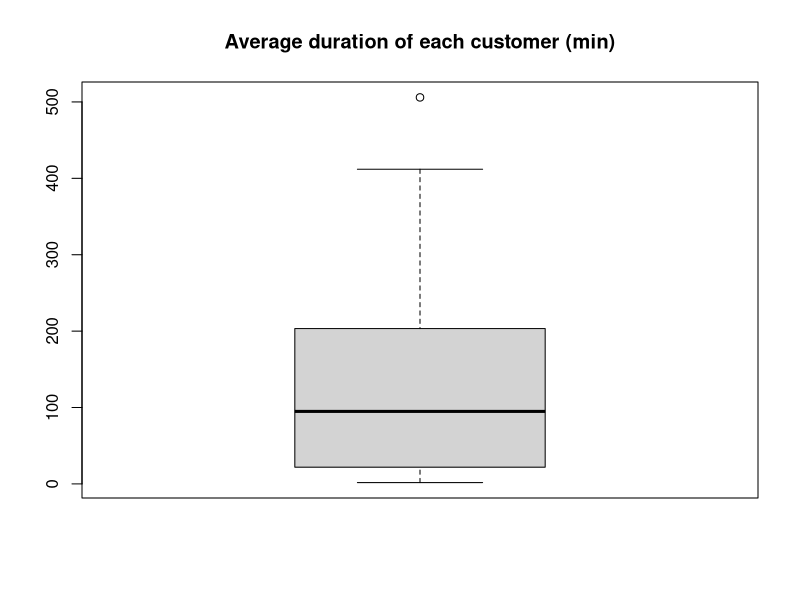
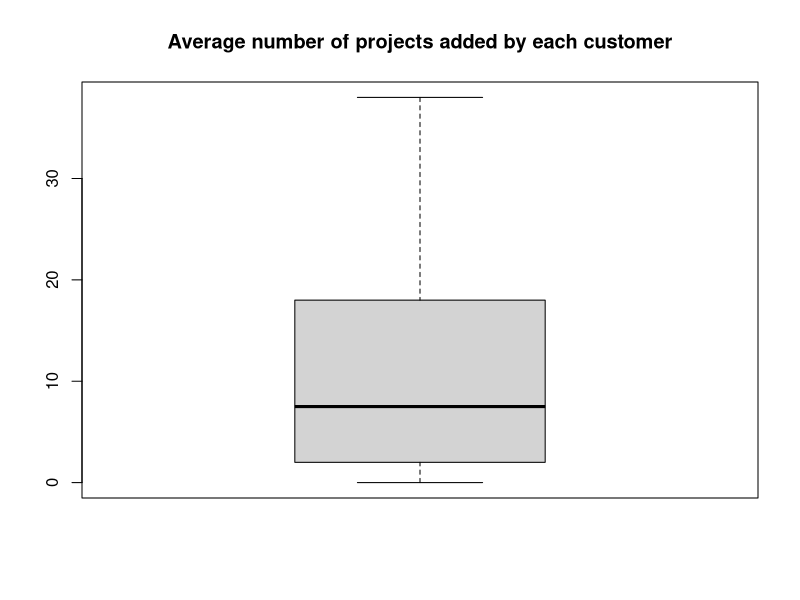
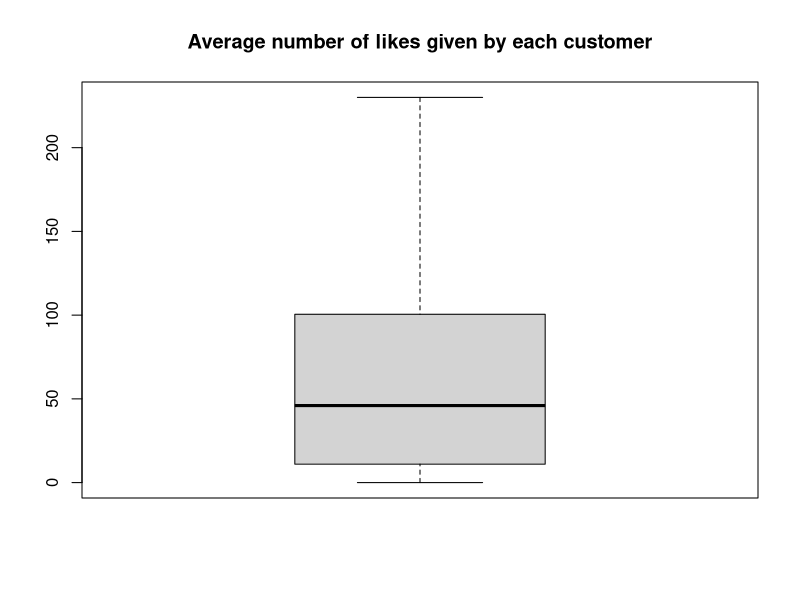

The R script that drew these images, in order: (Note: this script raises an error after producing the figures.)
library(tidyverse)


df <- read.csv("showwcase_sessions.csv")

# Engagement: Number of projects, likes, and comments over active time
  # number of sessions per customer

names(df)

# As factor login data, customer id, session id
df$session_id <- df$session_id %>% as.factor()
df$customer_id <- df$customer_id %>% as.factor()
df$login_date <- df$login_date %>% as.factor()


# Remove NA values
sum(is.na(df))
df <- na.omit(df)





# Select customer_id, session duration, number of projects, likes, comments
df2 <- 
  df %>% 
    select(customer_id, session_duration, session_projects_added, session_likes_given, session_comments_given)



### Create active duration column
#df2 <- df2 %>% 
 #mutate(active_duration = session_duration - inactive_duration)
#sum(df2$active_duration < 0)
### Since there are multiple values less than 0, session_duration must already be active time of session.



anyDuplicated(df$customer_id)
# some customers have more than one session;

# Group by customer id to get sums 

df3 <- df2 %>% 
  group_by(customer_id) %>% 
  summarize_each(funs = sum)

anyDuplicated(df3$customer_id)


# session duration seconds to minutes
df3 <- df3 %>% 
  mutate(session_duration_min = session_duration / 60)
  

# Mean of each customer
means <- df3 %>% select(!customer_id) %>% 
  colMeans()




#### Boxplots
# session duration
jpeg("duration.jpeg")
boxplot(df3$session_duration_min, main = "Average duration of each customer (min)")
dev.off()

# projects added
jpeg("projects.jpeg")
boxplot(df3$session_projects_added, main = "Average number of projects added by each customer")
dev.off()

# likes
jpeg("likes.jpeg")
boxplot(df3$session_likes_given, main = "Average number of likes given by each customer")
dev.off()

# comments
jpeg("comments.jpeg")
boxplot(df3$session_comments_given, "Average number of comments given by each customer")
dev.off()

#### Correlation
cor.test(x = df3$session_duration_min, y = df3$session_projects_added)
cor.test(x = df3$session_duration_min, y = df3$session_likes_given)

# Small p-values; reject null hypotheses; Strong correlation between session duration, and projects and likes.











